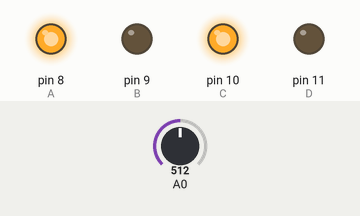
Recording of a sketch running on a simulated Arduino Uno, built with avr-gcc and run on an emulated ATmega328P. Shown: output pins drawn as LEDs (lit = HIGH). The inputs (shaded band) are chosen by the test bench; at power-on: A0 = 512. Pins used as bus, display or sensor lines are not drawn; what the sketch prints to the serial monitor is not drawn.

Above: at 1.2 s.
1.3 s: A0 set to 535
At 2.5 s:
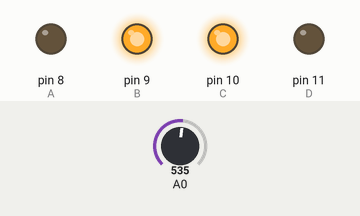
2.8 s: A0 set to 716
At 3.6 s:
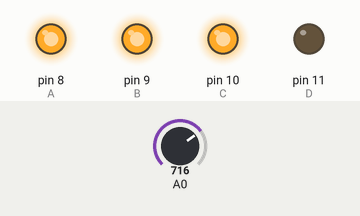
4.3 s: A0 set to 737
At 4.8 s:
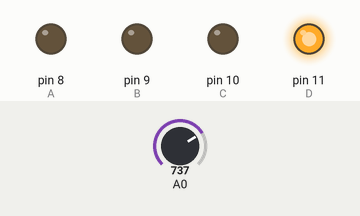
5.8 s: A0 set to 900
At 7.0 s:
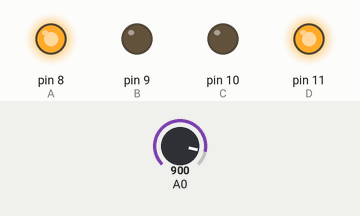
7.3 s: A0 set to 1007
8.8 s: A0 set to 1020
At 9.5 s:
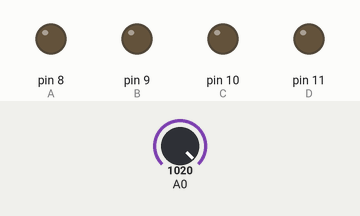
Timing chart, 0 to 11.3 s (numbered marks = the images above; inputs shaded):
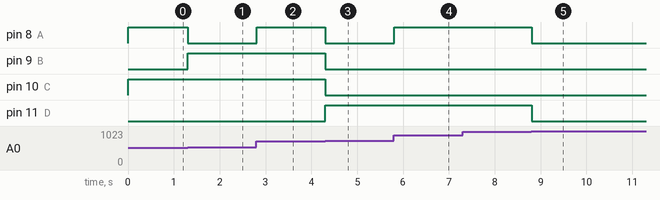

The sketch:

_7seg_test1.ino
```cpp
#define A 8
#define B 9
#define C 10
#define D 11
#define DP 1
#define gnd_A 2
#define gnd_B 3

void setup() {
  // put your setup code here, to run once:
  pinMode(A, OUTPUT);
  pinMode(B, OUTPUT);
  pinMode(C, OUTPUT);
  pinMode(D, OUTPUT);
  pinMode(DP, OUTPUT);
  pinMode(gnd_A, OUTPUT);
  pinMode(gnd_B, OUTPUT);
  Serial.begin(9600);
}

void loop() {
  // put your main code here, to run repeatedly:


    digitalWrite(gnd_A, HIGH);
    digitalWrite(gnd_B, LOW);
    controul();
    delay(1);
    digitalWrite(gnd_A, LOW);
    digitalWrite(gnd_B, HIGH);
    controul();
    delay(1);


}


int zero() {
  digitalWrite(A, LOW);
  digitalWrite(B, LOW);
  digitalWrite(C, LOW);
  digitalWrite(D, LOW);
}
int one() {
  digitalWrite(A, HIGH);
  digitalWrite(B, LOW);
  digitalWrite(C, LOW);
  digitalWrite(D, LOW);
}

int two() {
  digitalWrite(A, LOW);
  digitalWrite(B, HIGH);
  digitalWrite(C, LOW);
  digitalWrite(D, LOW);
}
int tree() {
  digitalWrite(A, HIGH);
  digitalWrite(B, HIGH);
  digitalWrite(C, LOW);
  digitalWrite(D, LOW);
}
int four() {
  digitalWrite(A, LOW);
  digitalWrite(B, LOW);
  digitalWrite(C, HIGH);
  digitalWrite(D, LOW);
}
int five() {
  digitalWrite(A, HIGH);
  digitalWrite(B, LOW);
  digitalWrite(C, HIGH);
  digitalWrite(D, LOW);
}
int six() {
  digitalWrite(A, LOW);
  digitalWrite(B, HIGH);
  digitalWrite(C, HIGH);
  digitalWrite(D, LOW);
}
int seven() {
  digitalWrite(A, HIGH);
  digitalWrite(B, HIGH);
  digitalWrite(C, HIGH);
  digitalWrite(D, LOW);
}
int eight() {
  digitalWrite(A, LOW);
  digitalWrite(B, LOW);
  digitalWrite(C, LOW);
  digitalWrite(D, HIGH);
}
int nine() {
  digitalWrite(A, HIGH);
  digitalWrite(B, LOW);
  digitalWrite(C, LOW);
  digitalWrite(D, HIGH);
}

int controul() {
  int val = analogRead(A0);
  val = val / 10.2;
  Serial.println(val);
  if (val == 0) {
    zero();
  } else if (val >= 1 && val <= 10) {
     one();
  }else if (val >=  11 && val <= 20){
    two();
  }else if (val >= 21 && val <= 30){
    tree();
  }else if (val >= 31 && val <= 40){
    four();
  }else if (val >= 41 && val <= 50){
    five();
  }else if (val >= 51 && val <= 60){
    six();
  }else if (val >= 61 && val <= 70){
    seven();
  }else if (val >= 71 && val <= 80){
    eight();
  }else if (val >= 81 && val <= 99){
    nine();
  }else if (val >= 91 && val <= 100){
    zero();
  }
}
```

Measured:
- the behaviour switches between 520 and 521 on A0 (found by bisection; images 0 and 1)
- the behaviour switches between 724 and 725 on A0 (found by bisection; images 2 and 3)
- the behaviour switches between 1019 and 1020 on A0 (found by bisection; images 4 and 5)
- after the input at 1.3 s, pin 8 (A): HIGH → LOW at once; pin 9 (B): LOW → HIGH at once
- after the input at 2.8 s, pin 8 (A): LOW → HIGH at once
- after the input at 4.3 s, pin 8 (A), pin 9 (B), pin 10 (C): HIGH → LOW at once; pin 11 (D): LOW → HIGH at once
- after the input at 5.8 s, pin 8 (A): LOW → HIGH at once
- after the input at 8.8 s, pin 8 (A), pin 11 (D): HIGH → LOW at once
